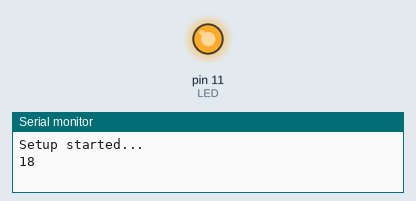
Simulated run of this program. Board: Arduino Uno, built with avr-gcc and run on an emulated ATmega328P. On the bench: output pins drawn as LEDs (lit = HIGH), the last lines printed to the serial monitor.

Above: at 0.2 s.
At 14.2 s:
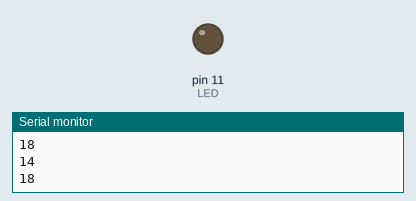
Timing chart, 0 to 20.4 s (numbered marks = the images above):
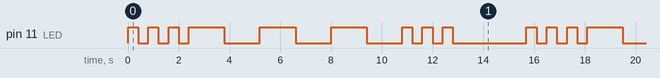

The program:

main.cpp
```cpp
#define stopSignal 1000
#define shortSignal 400
#define longSignal 1400
#define LED 11
#include "Arduino.h"
#include <string.h>


// 1=short, 2=long, 0=end
int morseAlphabet[26][5]{
    {1, 2, 0}, // A
    {2, 1, 1, 1, 0},    // B
    {2, 1, 2, 1, 0}, // C
    {2, 1, 1, 0}, // D
    {1, 0}, // E
    {1, 1, 2, 1, 0},    // F
    {2, 2, 1, 0}, // G
    {1, 1, 1, 1, 0}, // H
    {1, 1, 0}, // I
    {1, 2, 2, 2, 0},    // J
    {2, 1, 2, 0}, // K
    {1, 2, 1, 1, 0}, // L
    {2, 2, 0}, // M
    {2, 1, 0},    // N
    {2, 2, 2, 0},    // O
    {1, 2, 2, 1, 0}, // P
    {2, 2, 1, 2, 0}, // Q
    {1, 2, 1, 0}, // R
    {1, 1, 1, 0},    // S
    {2, 0}, // T
    {1, 1, 2, 0}, // U
    {1, 1, 1, 2, 0}, // V
    {1, 2, 2, 0},    // W
    {2, 1, 1, 2, 0}, // X
    {2, 1, 2, 2, 0}, // Y
    {2, 2, 1, 1, 0}, // Z
};

void signal(char MorseChar);

void setup()
{
  Serial.begin(115200);
  Serial.println("Setup started...");
  pinMode(11, OUTPUT);
  digitalWrite(11, LOW);
}

void loop()
{
  signal('s');
  signal('o');
  signal('s');
  delay(2500);
}

void signal(char MorseChar)
{
  int actualChar = MorseChar - 'a';
  Serial.println(actualChar);

    for (int j = 0; j <= 4; j++){

        switch(morseAlphabet[actualChar][j]) {
            case 0:
            break;
            case 1:
                digitalWrite(LED, HIGH);
                delay(shortSignal);
                digitalWrite(LED, LOW);
                delay(shortSignal);
                break;

            case 2:
                digitalWrite(LED, HIGH);
                delay(longSignal);
                digitalWrite(LED, LOW);
                delay(longSignal);
                break;
            default:
            digitalWrite(LED, LOW);
        }
    }
}
```

Measured:
- by itself, pin 11 (LED): repeats every 15.7 s: 2 × (LOW 0.40 s, HIGH 0.40 s), LOW 0.40 s, 3 × (HIGH 1.4 s, LOW 1.4 s), 2 × (HIGH 0.40 s, LOW 0.40 s), HIGH 0.40 s, LOW 2.9 s, HIGH 0.40 s
- by itself, everything shown: repeats every 15.7 s, in 18 steps
